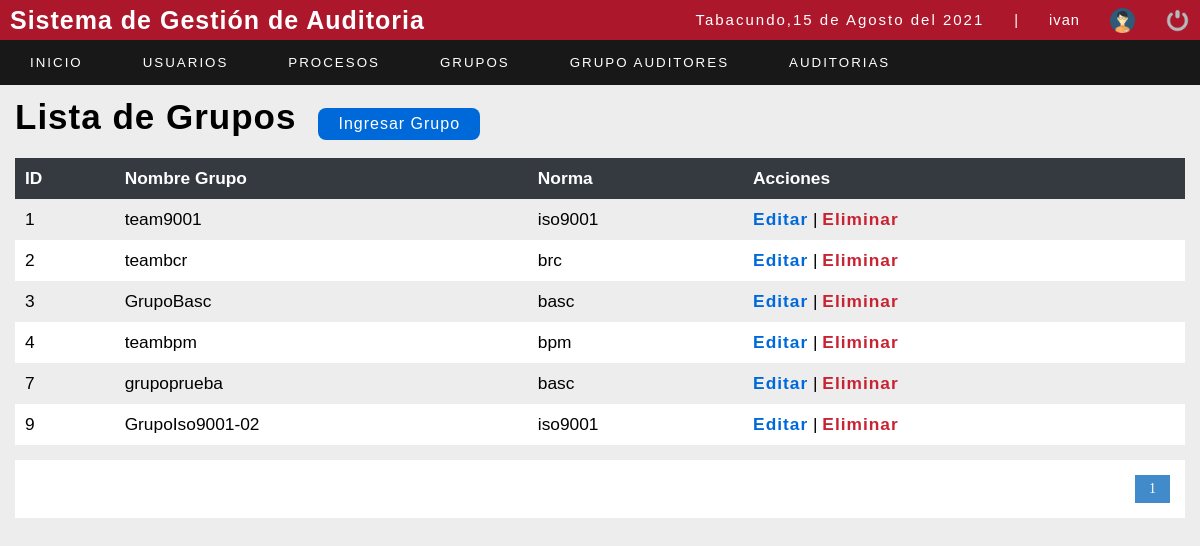
The page /sistema/lista_grupo_auditor.php (signed in) on the database its author committed.
### tables this page shows
CREATE TABLE `grupoauditor` (
  `idgrupo` int(11) NOT NULL,
  `nombregrupo` varchar(50) NOT NULL,
  `idnorma` int(11) NOT NULL
);

CREATE TABLE `norma` (
  `idnorma` int(11) NOT NULL,
  `nombrenorma` varchar(50) NOT NULL
);

### sistema/includes/funtions.php (called while the page is built, shortened)
<?php
	function fechaC(){
		$mes = array("","Enero",
					  "Febrero",
					  "Marzo",
					  "Abril",
					  "Mayo",
					  "Junio",
					  "Julio",
					  "Agosto",
					  "Septiembre",
					  "Octubre",
					  "Noviembre",
					  "Diciembre");
		return date('d')." de ". $mes[date('n')] . " del " . date('Y');
	}
 ?>

### sistema/lista_grupo_auditor.php (the view, shortened to what this page needs)
<?php
	include "../conexion.php";
 ?>
<!DOCTYPE html>
<html lang="en">
<head>
	<?php include "includes/scripts.php";?>
</head>
<body>
<?php include "includes/header.php";?>
	<section id="container">
    <h1>Lista de Grupos </h1>
 <a href="registro_grupo_auditor.php" class="btn_new">Ingresar Grupo</a>
<table>
<tr>
    <th>ID</th>
    <th>Nombre Grupo</th>
	<th>Norma</th>
	<th>Acciones</th>
</tr>
 <?php
$sql_registe = mysqli_query($conection,"SELECT COUNT(*) as total_registro FROM grupoauditor");
$result_register = mysqli_fetch_array($sql_registe);
$total_registro = $result_register['total_registro'];
$por_pagina = 10;
if(empty($_GET['pagina']))
{
    $pagina = 1;
}else{
    $pagina = $_GET['pagina'];
}
$desde = ($pagina-1) * $por_pagina;
$total_paginas = ceil($total_registro / $por_pagina);
 $query = mysqli_query($conection, "SELECT g.idgrupo, g.nombregrupo,n.nombrenorma from norma n , grupoauditor g where g.idnorma=n.idnorma ORDER BY idgrupo ASC LIMIT $desde,$por_pagina");
$result=mysqli_num_rows($query);
 if($result>0){
    while($data=mysqli_fetch_array($query)){
      ?>
<tr>
    <td><?php echo $data[0];?></td>
    <td><?php echo $data[1] ;?></td>
    <td><?php echo $data[2];?></td>
    <td>
        <a class="link_edit" href="editar_grupo_auditor.php?id=<?php echo $data["idgrupo"]; ?>">Editar</a>
		<?php if ($_SESSION['rol']==1){?>
		|
		<a class="link_delete" href="eliminar_grupo_auditor.php?id=<?php echo $data["idgrupo"]; ?>">Eliminar</a>
	   <?php }?>
    </td>
</tr>
       <?php
    }
  }
 ?>
</table>
<div class="paginador">
			<ul>
			<?php
				for ($i=1; $i <= $total_paginas; $i++) {
					if($i == $pagina)
					{
						echo '<li class="pageSelected">'.$i.'</li>';
					}else{
						echo '<li><a href="?pagina='.$i.'">'.$i.'</a></li>';
					}
				}
			 ?>
			</ul>
		</div>
	</section>
</body>
</html>

### sistema/includes/scripts.php (shortened to what this page needs)
<link rel="stylesheet" type="text/css" href="css/style.css">
<?php include "funtions.php";?>

### sistema/includes/header.php (shortened to what this page needs)
<header>
		<div class="header">
			<h1 class="relleno">Sistema de Gestión de Auditoria</h1>
			<div class="optionsBar">
				<p>Tabacundo,<?php echo fechaC(); ?></p>
				<span>|</span>
				<span class="user"><?php echo $_SESSION['user']; ?></span>
				<img class="photouser" src="img/user.png" alt="Usuario">
				<a href="exit.php"><img class="close" src="img/salir.png" alt="Salir del sistema" title="Cerrar Sesión"></a>
			</div>
		</div>
    <?php include "nav.php";?>
	</header>

### sistema/includes/nav.php (shortened to what this page needs)
<nav>
	<ul>
		<li><a href="index.php">Inicio</a></li>
		<?php
		if ($_SESSION['rol'] == 1) {
		?>
			<li class="principal">
				<a href="#">Usuarios</a>
			</li>
			<li class="principal">
				<a href="#">Procesos</a>
			</li>
			<li class="principal">
				<a href="#">Grupos</a>
			</li>
			<li class="principal">
				<a href="#">Grupo Auditores</a>
			</li>
			<li class="principal">
				<a href="#">Auditorias</a>
			</li>
		<?php } ?>
	</ul>
</nav>

### sistema/css/style.css (style rules this page uses)
* { margin: 0; padding: 0; box-sizing: border-box; }
body { background: #ededed; }
h1, h2, h3, h4, h5, h6 { font-family: Arial, sans-serif; font-weight: bold; letter-spacing: 1px; }
h1 { font-size: 25px; }
a { text-decoration: none; font-family: Arial, sans-serif; letter-spacing: 1px; }
p { font-family: Arial, sans-serif; letter-spacing: 2px; font-size: 15px; line-height: 20px; }
span { font-family: Arial, sans-serif; letter-spacing: 1px; font-size: 15px; line-height: 20px; }
header { position: fixed; width: 100%; }
.header { color: #fff; background: #AD172B; height: 40px; display: -webkit-flex; display: -moz-flex; display: -ms-flex; display: -o-flex; display: flex; justify-content: space-between; align-items: center; padding: 10px; }
.optionsBar { display: -webkit-flex; display: -moz-flex; display: -ms-flex; display: -o-flex; display: flex; justify-content: center; align-items: center; }
.optionsBar span { color: #fff; font-size: 11pt; font-family: Arial, sans-serif; margin-left: 30px; }
.photouser { margin-left: 30px; width: 25px; height: 25px; }
.close { width: 25px; height: 25px; }
.optionsBar a { display: -webkit-flex; display: -moz-flex; display: -ms-flex; display: -o-flex; display: flex; margin-left: 30px; }
nav ul { background: rgba(0, 0, 0, 0.9); list-style: none; display: -webkit-flex; display: -moz-flex; display: -ms-flex; display: -o-flex; display: flex; justify-content: left; align-items: center; }
nav ul>li a { position: relative; }
nav a { color: #fdfefe; display: block; font-size: 10pt; font-family: Arial, sans-serif; padding: 15px 30px; text-transform: uppercase; letter-spacing: 2px; transition: background 0.5s; }
nav .principal>a { background-position-x: 0%; background-position-y: 0%; background-size: auto auto; background-position: 94% center; background-size: 10px; }
#container { padding: 90px 15px 15px; }
#container h1 { font-size: 35px; display: inline-block; }
.btn_new { display: inline-block; background: #0069d9; color: #fff; padding: 7px 20px; border-radius: 8px; margin: 18px; }
table { border-collapse: collapse; font-size: 13pt; font-family: Arial, sans-serif; width: 100%; }
table th { text-align: left; padding: 10px; background: #343A40; color: #fff; }
table tr:nth-child(odd) { background: #fff; }
table td { padding: 10px; }
.link_edit { font-weight: bold; color: #0069D9; }
.link_delete { font-weight: bold; color: #C82333; }
.paginador ul { padding: 15px; list-style: none; background: #FFF; margin-top: 15px; display: -webkit-flex; display: -moz-flex; display: -ms-flex; display: -o-flex; display: flex; justify-content: flex-end; }
.paginador a, .pageSelected { color: #428bca; border: 1px solid #ddd; padding: 5px; display: inline-block; font-size: 14px; text-align: center; width: 35px; }
.pageSelected { color: #FFF; background: #428bca; border: 1px solid #428bca; }

### rows shown on the page
grupoauditor: idgrupo "1", nombregrupo "team9001", idnorma.nombrenorma "iso9001"
grupoauditor: idgrupo "2", nombregrupo "teambcr", idnorma.nombrenorma "brc"
grupoauditor: idgrupo "3", nombregrupo "GrupoBasc", idnorma.nombrenorma "basc"
grupoauditor: idgrupo "4", nombregrupo "teambpm", idnorma.nombrenorma "bpm"
grupoauditor: idgrupo "7", nombregrupo "grupoprueba", idnorma.nombrenorma "basc"
grupoauditor: idgrupo "9", nombregrupo "GrupoIso9001-02", idnorma.nombrenorma "iso9001"

### other values the page prints
fechaC() "15 de Agosto del 2021"
$_SESSION['user'] "ivan"
